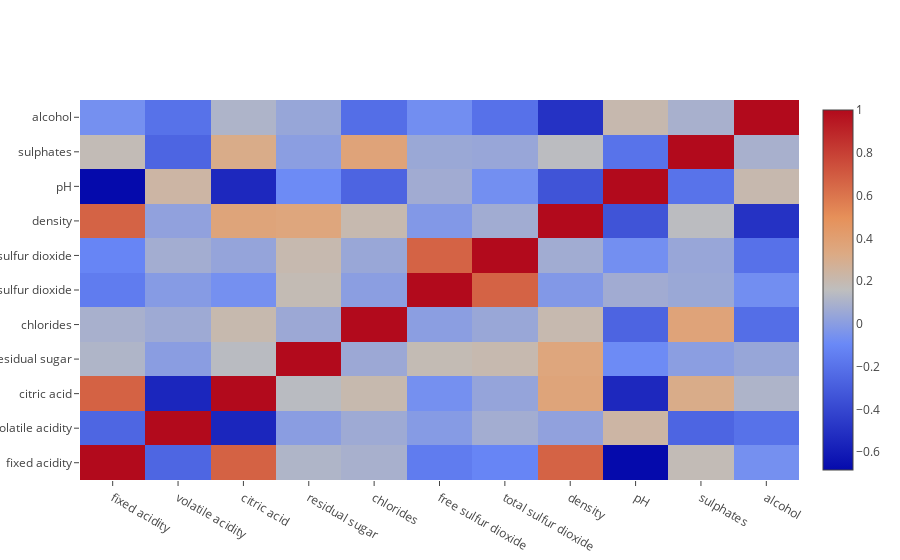

The notebook cell this image was saved under:
### Markdown cell above
Il grafico sottostante riporta la correlazione che intercorre tre la feature. Una correlazione positiva indica che quando la prima feature cresce anche la seconda cresce. Una correlazione negativa indica una tendenza inversa all'aumento: quando la prima aumenta la seconda tende a diminuire.

### Code cell
df_ = copy.copy(df_norm).drop(columns=['quality'])
covariance_matrix = df_.corr()
covariance_matrix = covariance_matrix.values
x_ = []
y_ = []
z_ = []

for i in range(len(df_.columns)):
    z_.append(covariance_matrix[i,])
    x_.append(df_norm.columns[i])
    y_.append(df_norm.columns[i])

trace = go.Heatmap(z=z_,
                   x=x_,
                   y=y_)    
figure = go.Figure(data=[trace])
iplot(figure)

### Figure 1 — Plotly figure (JSON) as saved in the notebook; plotly's stock layout.template omitted (floating-point values rounded to 4 significant figures)
{"data": [{"type": "heatmap", "uid": "648704fd-5009-45a4-b3fa-056e398c28c2", "x": ["fixed acidity", "volatile acidity", "citric acid", "residual sugar", "chlorides", "free sulfur dioxide", "total sulfur dioxide", "density", "pH", "sulphates", "alcohol"], "y": ["fixed acidity", "volatile acidity", "citric acid", "residual sugar", "chlorides", "free sulfur dioxide", "total sulfur dioxide", "density", "pH", "sulphates", "alcohol"], "z": [[1, -0.2561, 0.6717, 0.1148, 0.09371, -0.1538, -0.1132, 0.668, -0.683, 0.183, -0.06167], [-0.2561, 1, -0.5525, 0.001918, 0.0613, -0.0105, 0.07647, 0.02203, 0.2349, -0.261, -0.2023], [0.6717, -0.5525, 1, 0.1436, 0.2038, -0.06098, 0.03553, 0.3649, -0.5419, 0.3128, 0.1099], [0.1148, 0.001918, 0.1436, 1, 0.05561, 0.187, 0.203, 0.3553, -0.08565, 0.005527, 0.04208], [0.09371, 0.0613, 0.2038, 0.05561, 1, 0.005562, 0.0474, 0.2006, -0.265, 0.3713, -0.2211], [-0.1538, -0.0105, -0.06098, 0.187, 0.005562, 1, 0.6677, -0.02195, 0.07038, 0.05166, -0.06941], [-0.1132, 0.07647, 0.03553, 0.203, 0.0474, 0.6677, 1, 0.07127, -0.06649, 0.04295, -0.2057], [0.668, 0.02203, 0.3649, 0.3553, 0.2006, -0.02195, 0.07127, 1, -0.3417, 0.1485, -0.4962], [-0.683, 0.2349, -0.5419, -0.08565, -0.265, 0.07038, -0.06649, -0.3417, 1, -0.1966, 0.2056], [0.183, -0.261, 0.3128, 0.005527, 0.3713, 0.05166, 0.04295, 0.1485, -0.1966, 1, 0.09359], [-0.06167, -0.2023, 0.1099, 0.04208, -0.2211, -0.06941, -0.2057, -0.4962, 0.2056, 0.09359, 1]]}], "layout": {}}
